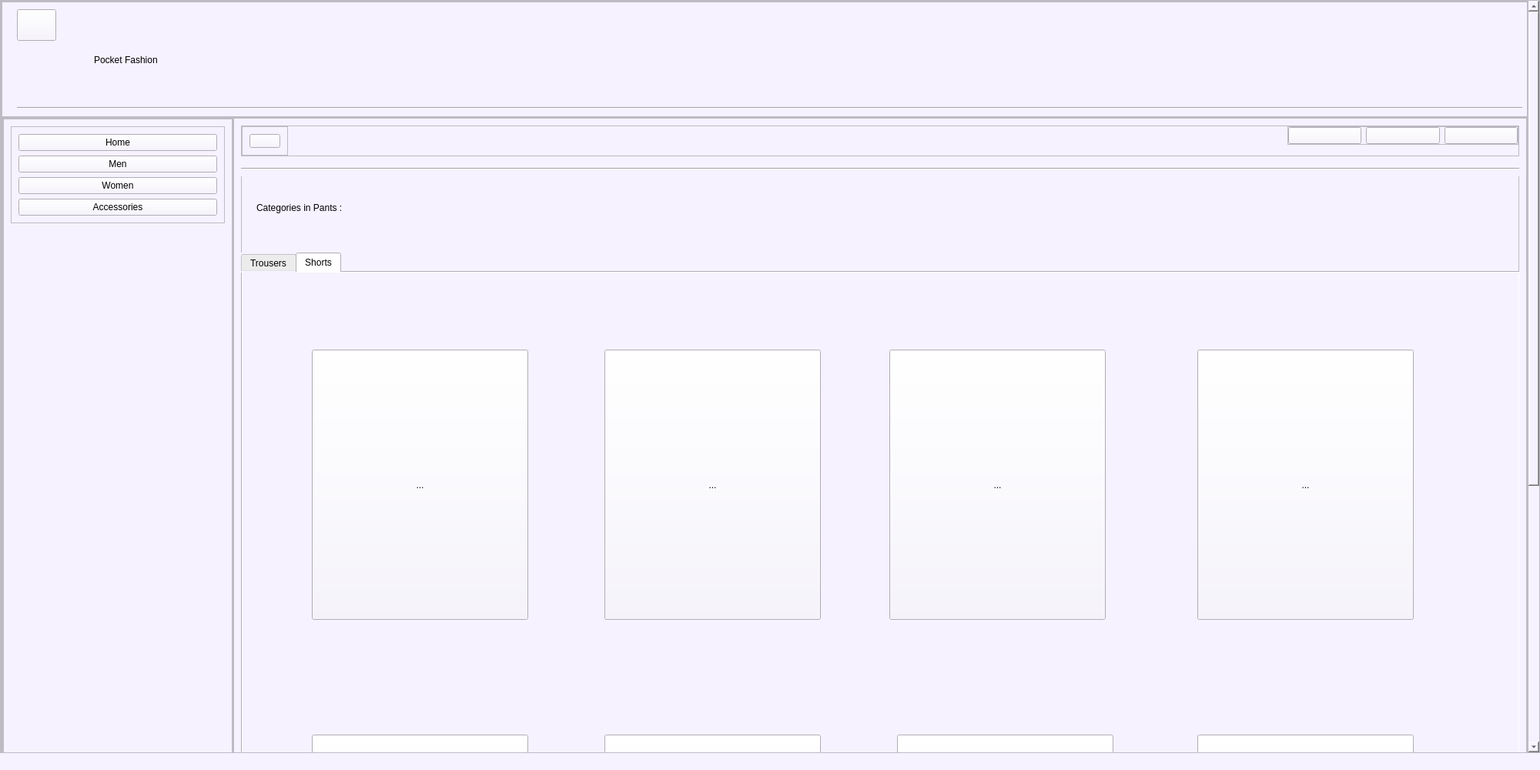
<?xml version="1.0" encoding="UTF-8"?>
<ui version="4.0">
 <class>MainWindow</class>
 <widget class="QMainWindow" name="MainWindow">
  <property name="geometry">
   <rect>
    <x>0</x>
    <y>0</y>
    <width>2000</width>
    <height>1000</height>
   </rect>
  </property>
  <property name="windowTitle">
   <string>MainWindow</string>
  </property>
  <property name="styleSheet">
   <string notr="true">background-color: rgb(246, 242, 255);</string>
  </property>
  <widget class="QWidget" name="centralwidget">
   <layout class="QGridLayout" name="gridLayout_3">
    <property name="leftMargin">
     <number>0</number>
    </property>
    <property name="topMargin">
     <number>0</number>
    </property>
    <property name="rightMargin">
     <number>0</number>
    </property>
    <property name="bottomMargin">
     <number>0</number>
    </property>
    <item row="0" column="0">
     <widget class="QScrollArea" name="scrollArea">
      <property name="widgetResizable">
       <bool>true</bool>
      </property>
      <widget class="QWidget" name="scrollAreaWidgetContents_2">
       <property name="geometry">
        <rect>
         <x>0</x>
         <y>0</y>
         <width>1977</width>
         <height>1500</height>
        </rect>
       </property>
       <layout class="QVBoxLayout" name="verticalLayout_2">
        <property name="spacing">
         <number>0</number>
        </property>
        <property name="leftMargin">
         <number>0</number>
        </property>
        <property name="topMargin">
         <number>0</number>
        </property>
        <property name="rightMargin">
         <number>0</number>
        </property>
        <property name="bottomMargin">
         <number>0</number>
        </property>
        <item>
         <widget class="QFrame" name="frame">
          <property name="minimumSize">
           <size>
            <width>0</width>
            <height>1500</height>
           </size>
          </property>
          <property name="frameShape">
           <enum>QFrame::StyledPanel</enum>
          </property>
          <property name="frameShadow">
           <enum>QFrame::Raised</enum>
          </property>
          <layout class="QVBoxLayout" name="verticalLayout_3">
           <property name="spacing">
            <number>0</number>
           </property>
           <property name="leftMargin">
            <number>0</number>
           </property>
           <property name="topMargin">
            <number>0</number>
           </property>
           <property name="rightMargin">
            <number>0</number>
           </property>
           <property name="bottomMargin">
            <number>0</number>
           </property>
           <item>
            <widget class="QFrame" name="Site_name">
             <property name="maximumSize">
              <size>
               <width>16777215</width>
               <height>150</height>
              </size>
             </property>
             <property name="frameShape">
              <enum>QFrame::StyledPanel</enum>
             </property>
             <property name="frameShadow">
              <enum>QFrame::Raised</enum>
             </property>
             <widget class="Line" name="line">
              <property name="geometry">
               <rect>
                <x>20</x>
                <y>130</y>
                <width>1955</width>
                <height>16</height>
               </rect>
              </property>
              <property name="orientation">
               <enum>Qt::Horizontal</enum>
              </property>
             </widget>
             <widget class="QLabel" name="label_2">
              <property name="geometry">
               <rect>
                <x>120</x>
                <y>40</y>
                <width>411</width>
                <height>71</height>
               </rect>
              </property>
              <property name="styleSheet">
               <string notr="true">font: 32pt &quot;Segoe Print&quot;;</string>
              </property>
              <property name="text">
               <string>Pocket Fashion</string>
              </property>
             </widget>
             <widget class="QPushButton" name="back">
              <property name="geometry">
               <rect>
                <x>20</x>
                <y>10</y>
                <width>51</width>
                <height>41</height>
               </rect>
              </property>
              <property name="text">
               <string/>
              </property>
              <property name="icon">
               <iconset>
                <normaloff>../download.png</normaloff>../download.png</iconset>
              </property>
              <property name="iconSize">
               <size>
                <width>32</width>
                <height>32</height>
               </size>
              </property>
             </widget>
            </widget>
           </item>
           <item>
            <widget class="QFrame" name="main_body">
             <property name="frameShape">
              <enum>QFrame::StyledPanel</enum>
             </property>
             <property name="frameShadow">
              <enum>QFrame::Raised</enum>
             </property>
             <layout class="QHBoxLayout" name="horizontalLayout">
              <property name="spacing">
               <number>0</number>
              </property>
              <property name="leftMargin">
               <number>0</number>
              </property>
              <property name="topMargin">
               <number>0</number>
              </property>
              <property name="rightMargin">
               <number>0</number>
              </property>
              <property name="bottomMargin">
               <number>0</number>
              </property>
              <item>
               <widget class="QFrame" name="slide_menu_body">
                <property name="maximumSize">
                 <size>
                  <width>300</width>
                  <height>16777215</height>
                 </size>
                </property>
                <property name="frameShape">
                 <enum>QFrame::StyledPanel</enum>
                </property>
                <property name="frameShadow">
                 <enum>QFrame::Raised</enum>
                </property>
                <layout class="QGridLayout" name="gridLayout">
                 <property name="leftMargin">
                  <number>0</number>
                 </property>
                 <property name="topMargin">
                  <number>0</number>
                 </property>
                 <property name="rightMargin">
                  <number>0</number>
                 </property>
                 <property name="bottomMargin">
                  <number>0</number>
                 </property>
                 <property name="spacing">
                  <number>0</number>
                 </property>
                 <item row="0" column="1">
                  <widget class="QFrame" name="frame_2">
                   <property name="frameShape">
                    <enum>QFrame::StyledPanel</enum>
                   </property>
                   <property name="frameShadow">
                    <enum>QFrame::Raised</enum>
                   </property>
                   <layout class="QVBoxLayout" name="verticalLayout_5">
                    <item alignment="Qt::AlignTop">
                     <widget class="QFrame" name="frame_3">
                      <property name="frameShape">
                       <enum>QFrame::StyledPanel</enum>
                      </property>
                      <property name="frameShadow">
                       <enum>QFrame::Raised</enum>
                      </property>
                      <layout class="QVBoxLayout" name="verticalLayout_7">
                       <item>
                        <widget class="QPushButton" name="home">
                         <property name="styleSheet">
                          <string notr="true">font: 14pt &quot;MS Shell Dlg 2&quot;;</string>
                         </property>
                         <property name="text">
                          <string>Home</string>
                         </property>
                        </widget>
                       </item>
                       <item>
                        <widget class="QPushButton" name="men_nav">
                         <property name="styleSheet">
                          <string notr="true">font: 14pt &quot;MS Shell Dlg 2&quot;;</string>
                         </property>
                         <property name="text">
                          <string>Men</string>
                         </property>
                        </widget>
                       </item>
                       <item>
                        <widget class="QPushButton" name="women_nav">
                         <property name="styleSheet">
                          <string notr="true">font: 14pt &quot;MS Shell Dlg 2&quot;;</string>
                         </property>
                         <property name="text">
                          <string>Women</string>
                         </property>
                        </widget>
                       </item>
                       <item>
                        <widget class="QPushButton" name="accessories">
                         <property name="styleSheet">
                          <string notr="true">font: 14pt &quot;MS Shell Dlg 2&quot;;</string>
                         </property>
                         <property name="text">
                          <string>Accessories</string>
                         </property>
                        </widget>
                       </item>
                      </layout>
                     </widget>
                    </item>
                    <item alignment="Qt::AlignBottom">
                     <widget class="QFrame" name="frame_4">
                      <property name="frameShape">
                       <enum>QFrame::StyledPanel</enum>
                      </property>
                      <property name="frameShadow">
                       <enum>QFrame::Raised</enum>
                      </property>
                      <layout class="QVBoxLayout" name="verticalLayout_8">
                       <item>
                        <widget class="QPushButton" name="logout">
                         <property name="styleSheet">
                          <string notr="true">font: 14pt &quot;MS Shell Dlg 2&quot;;</string>
                         </property>
                         <property name="text">
                          <string>Log out</string>
                         </property>
                         <property name="icon">
                          <iconset>
                           <normaloff>../../../Downloads/feather (1)/log-out.svg</normaloff>../../../Downloads/feather (1)/log-out.svg</iconset>
                         </property>
                         <property name="iconSize">
                          <size>
                           <width>32</width>
                           <height>32</height>
                          </size>
                         </property>
                        </widget>
                       </item>
                      </layout>
                     </widget>
                    </item>
                   </layout>
                  </widget>
                 </item>
                </layout>
               </widget>
              </item>
              <item>
               <widget class="QFrame" name="main_content">
                <property name="frameShape">
                 <enum>QFrame::StyledPanel</enum>
                </property>
                <property name="frameShadow">
                 <enum>QFrame::Raised</enum>
                </property>
                <layout class="QVBoxLayout" name="verticalLayout">
                 <item>
                  <widget class="QFrame" name="header">
                   <property name="maximumSize">
                    <size>
                     <width>16777215</width>
                     <height>40</height>
                    </size>
                   </property>
                   <property name="frameShape">
                    <enum>QFrame::StyledPanel</enum>
                   </property>
                   <property name="frameShadow">
                    <enum>QFrame::Raised</enum>
                   </property>
                   <layout class="QHBoxLayout" name="horizontalLayout_2">
                    <property name="spacing">
                     <number>0</number>
                    </property>
                    <property name="leftMargin">
                     <number>0</number>
                    </property>
                    <property name="topMargin">
                     <number>0</number>
                    </property>
                    <property name="rightMargin">
                     <number>0</number>
                    </property>
                    <property name="bottomMargin">
                     <number>0</number>
                    </property>
                    <item alignment="Qt::AlignLeft|Qt::AlignTop">
                     <widget class="QFrame" name="slide_menu">
                      <property name="maximumSize">
                       <size>
                        <width>70</width>
                        <height>16777215</height>
                       </size>
                      </property>
                      <property name="frameShape">
                       <enum>QFrame::StyledPanel</enum>
                      </property>
                      <property name="frameShadow">
                       <enum>QFrame::Raised</enum>
                      </property>
                      <layout class="QVBoxLayout" name="verticalLayout_6">
                       <item>
                        <widget class="QPushButton" name="slide_menu_btn">
                         <property name="text">
                          <string/>
                         </property>
                         <property name="icon">
                          <iconset>
                           <normaloff>../../../Downloads/feather (1)/menu.svg</normaloff>../../../Downloads/feather (1)/menu.svg</iconset>
                         </property>
                         <property name="iconSize">
                          <size>
                           <width>32</width>
                           <height>32</height>
                          </size>
                         </property>
                        </widget>
                       </item>
                      </layout>
                     </widget>
                    </item>
                    <item alignment="Qt::AlignTop">
                     <widget class="QFrame" name="profile">
                      <property name="maximumSize">
                       <size>
                        <width>300</width>
                        <height>16777215</height>
                       </size>
                      </property>
                      <property name="frameShape">
                       <enum>QFrame::StyledPanel</enum>
                      </property>
                      <property name="frameShadow">
                       <enum>QFrame::Raised</enum>
                      </property>
                      <layout class="QHBoxLayout" name="horizontalLayout_3">
                       <property name="leftMargin">
                        <number>0</number>
                       </property>
                       <property name="topMargin">
                        <number>0</number>
                       </property>
                       <property name="rightMargin">
                        <number>0</number>
                       </property>
                       <property name="bottomMargin">
                        <number>0</number>
                       </property>
                       <item>
                        <widget class="QPushButton" name="favourite">
                         <property name="text">
                          <string/>
                         </property>
                         <property name="icon">
                          <iconset>
                           <normaloff>../../../Downloads/feather (1)/heart.svg</normaloff>../../../Downloads/feather (1)/heart.svg</iconset>
                         </property>
                         <property name="iconSize">
                          <size>
                           <width>32</width>
                           <height>32</height>
                          </size>
                         </property>
                        </widget>
                       </item>
                       <item>
                        <widget class="QPushButton" name="cart">
                         <property name="text">
                          <string/>
                         </property>
                         <property name="icon">
                          <iconset>
                           <normaloff>../../../Downloads/feather (1)/shopping-cart.svg</normaloff>../../../Downloads/feather (1)/shopping-cart.svg</iconset>
                         </property>
                         <property name="iconSize">
                          <size>
                           <width>32</width>
                           <height>32</height>
                          </size>
                         </property>
                        </widget>
                       </item>
                       <item>
                        <widget class="QPushButton" name="profile_display">
                         <property name="text">
                          <string/>
                         </property>
                         <property name="icon">
                          <iconset>
                           <normaloff>../../../Downloads/feather (1)/log-in.svg</normaloff>../../../Downloads/feather (1)/log-in.svg</iconset>
                         </property>
                         <property name="iconSize">
                          <size>
                           <width>32</width>
                           <height>32</height>
                          </size>
                         </property>
                        </widget>
                       </item>
                      </layout>
                     </widget>
                    </item>
                   </layout>
                  </widget>
                 </item>
                 <item>
                  <widget class="QFrame" name="content">
                   <property name="frameShape">
                    <enum>QFrame::StyledPanel</enum>
                   </property>
                   <property name="frameShadow">
                    <enum>QFrame::Raised</enum>
                   </property>
                   <widget class="QTabWidget" name="tabWidget">
                    <property name="geometry">
                     <rect>
                      <x>0</x>
                      <y>119</y>
                      <width>1661</width>
                      <height>1161</height>
                     </rect>
                    </property>
                    <property name="styleSheet">
                     <string notr="true">font: 16pt &quot;Segoe Print&quot;;</string>
                    </property>
                    <property name="currentIndex">
                     <number>1</number>
                    </property>
                    <widget class="QWidget" name="tab">
                     <attribute name="title">
                      <string>Trousers</string>
                     </attribute>
                     <widget class="QToolButton" name="trouser1">
                      <property name="geometry">
                       <rect>
                        <x>100</x>
                        <y>160</y>
                        <width>281</width>
                        <height>351</height>
                       </rect>
                      </property>
                      <property name="text">
                       <string>...</string>
                      </property>
                     </widget>
                     <widget class="QToolButton" name="trouser2">
                      <property name="geometry">
                       <rect>
                        <x>490</x>
                        <y>160</y>
                        <width>281</width>
                        <height>351</height>
                       </rect>
                      </property>
                      <property name="text">
                       <string>...</string>
                      </property>
                     </widget>
                     <widget class="QToolButton" name="trouser3">
                      <property name="geometry">
                       <rect>
                        <x>870</x>
                        <y>150</y>
                        <width>281</width>
                        <height>351</height>
                       </rect>
                      </property>
                      <property name="text">
                       <string>...</string>
                      </property>
                     </widget>
                     <widget class="QToolButton" name="trouser4">
                      <property name="geometry">
                       <rect>
                        <x>1260</x>
                        <y>150</y>
                        <width>281</width>
                        <height>351</height>
                       </rect>
                      </property>
                      <property name="text">
                       <string>...</string>
                      </property>
                     </widget>
                     <widget class="QToolButton" name="trouser5">
                      <property name="geometry">
                       <rect>
                        <x>100</x>
                        <y>650</y>
                        <width>281</width>
                        <height>351</height>
                       </rect>
                      </property>
                      <property name="text">
                       <string>...</string>
                      </property>
                     </widget>
                     <widget class="QToolButton" name="trouser6">
                      <property name="geometry">
                       <rect>
                        <x>490</x>
                        <y>650</y>
                        <width>281</width>
                        <height>351</height>
                       </rect>
                      </property>
                      <property name="text">
                       <string>...</string>
                      </property>
                     </widget>
                     <widget class="QToolButton" name="trouser7">
                      <property name="geometry">
                       <rect>
                        <x>880</x>
                        <y>650</y>
                        <width>281</width>
                        <height>351</height>
                       </rect>
                      </property>
                      <property name="text">
                       <string>...</string>
                      </property>
                     </widget>
                     <widget class="QToolButton" name="trouser8">
                      <property name="geometry">
                       <rect>
                        <x>1260</x>
                        <y>650</y>
                        <width>281</width>
                        <height>351</height>
                       </rect>
                      </property>
                      <property name="text">
                       <string>...</string>
                      </property>
                     </widget>
                    </widget>
                    <widget class="QWidget" name="tab_2">
                     <attribute name="title">
                      <string>Shorts</string>
                     </attribute>
                     <widget class="QToolButton" name="shorts1">
                      <property name="geometry">
                       <rect>
                        <x>90</x>
                        <y>100</y>
                        <width>281</width>
                        <height>351</height>
                       </rect>
                      </property>
                      <property name="text">
                       <string>...</string>
                      </property>
                     </widget>
                     <widget class="QToolButton" name="shorts2">
                      <property name="geometry">
                       <rect>
                        <x>470</x>
                        <y>100</y>
                        <width>281</width>
                        <height>351</height>
                       </rect>
                      </property>
                      <property name="text">
                       <string>...</string>
                      </property>
                     </widget>
                     <widget class="QToolButton" name="shorts4">
                      <property name="geometry">
                       <rect>
                        <x>1240</x>
                        <y>100</y>
                        <width>281</width>
                        <height>351</height>
                       </rect>
                      </property>
                      <property name="text">
                       <string>...</string>
                      </property>
                     </widget>
                     <widget class="QToolButton" name="shorts3">
                      <property name="geometry">
                       <rect>
                        <x>840</x>
                        <y>100</y>
                        <width>281</width>
                        <height>351</height>
                       </rect>
                      </property>
                      <property name="text">
                       <string>...</string>
                      </property>
                     </widget>
                     <widget class="QToolButton" name="shorts5">
                      <property name="geometry">
                       <rect>
                        <x>90</x>
                        <y>600</y>
                        <width>281</width>
                        <height>351</height>
                       </rect>
                      </property>
                      <property name="text">
                       <string>...</string>
                      </property>
                     </widget>
                     <widget class="QToolButton" name="shorts6">
                      <property name="geometry">
                       <rect>
                        <x>470</x>
                        <y>600</y>
                        <width>281</width>
                        <height>351</height>
                       </rect>
                      </property>
                      <property name="text">
                       <string>...</string>
                      </property>
                     </widget>
                     <widget class="QToolButton" name="shorts7">
                      <property name="geometry">
                       <rect>
                        <x>850</x>
                        <y>600</y>
                        <width>281</width>
                        <height>351</height>
                       </rect>
                      </property>
                      <property name="text">
                       <string>...</string>
                      </property>
                     </widget>
                     <widget class="QToolButton" name="shorts8">
                      <property name="geometry">
                       <rect>
                        <x>1240</x>
                        <y>600</y>
                        <width>281</width>
                        <height>351</height>
                       </rect>
                      </property>
                      <property name="text">
                       <string>...</string>
                      </property>
                     </widget>
                    </widget>
                   </widget>
                   <widget class="QLabel" name="label">
                    <property name="geometry">
                     <rect>
                      <x>20</x>
                      <y>30</y>
                      <width>491</width>
                      <height>61</height>
                     </rect>
                    </property>
                    <property name="styleSheet">
                     <string notr="true">font: 22pt &quot;Segoe Print&quot;;</string>
                    </property>
                    <property name="text">
                     <string>Categories in Pants :</string>
                    </property>
                   </widget>
                   <widget class="Line" name="line_2">
                    <property name="geometry">
                     <rect>
                      <x>0</x>
                      <y>0</y>
                      <width>1661</width>
                      <height>20</height>
                     </rect>
                    </property>
                    <property name="orientation">
                     <enum>Qt::Horizontal</enum>
                    </property>
                   </widget>
                  </widget>
                 </item>
                </layout>
               </widget>
              </item>
             </layout>
            </widget>
           </item>
          </layout>
         </widget>
        </item>
       </layout>
      </widget>
     </widget>
    </item>
   </layout>
  </widget>
  <widget class="QStatusBar" name="statusbar"/>
 </widget>
 <resources/>
 <connections/>
</ui>
